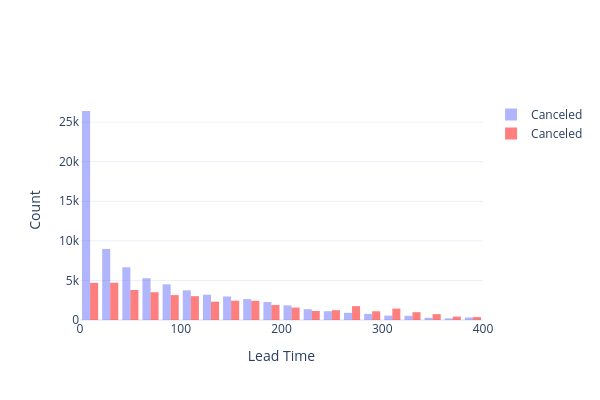

The notebook cell saved with this chart:
### Markdown cell above
For histograms of numeric variables, among other things you can specify the start, end and step to create bins, and whether the traces are overlaid or not.

### Code cell
figure3 = go.Figure(
    go.Histogram(
        x=df.lead_time[df.is_canceled == 0],
        opacity=0.5,
        name="Not Canceled"
    )
)

figure3.add_trace(
    go.Histogram(
        x=df.lead_time[df.is_canceled == 1],
        marker_color='red',
        opacity=0.5
    )
)

figure3.update_traces(opacity=0.5)
figure3.update_traces(
    xbins=dict(
        start=0,
        end=400,
        size=20,
    ),
    name="Canceled"
)
#figure3.update_layout(barmode='overlay')

figure3.update_layout(
    xaxis_title="Lead Time",
    yaxis_title="Count",
    template="plotly_white",
    width=600,
    height=400,
)
figure3.show()

### Figure 1 — Plotly figure (JSON) as saved in the notebook; plotly's stock layout.template omitted (floating-point values rounded to 4 significant figures; data arrays with more than 128 entries replaced by an {"elided": "..."} marker saying what was removed)
{"data": [{"name": "Canceled", "opacity": 0.5, "type": "histogram", "x": {"elided": "75166 int values"}, "xbins": {"end": 400, "size": 20, "start": 0}}, {"marker": {"color": "red"}, "name": "Canceled", "opacity": 0.5, "type": "histogram", "x": {"elided": "44224 int values"}, "xbins": {"end": 400, "size": 20, "start": 0}}], "layout": {"height": 400, "width": 600, "xaxis": {"title": {"text": "Lead Time"}}, "yaxis": {"title": {"text": "Count"}}}}
